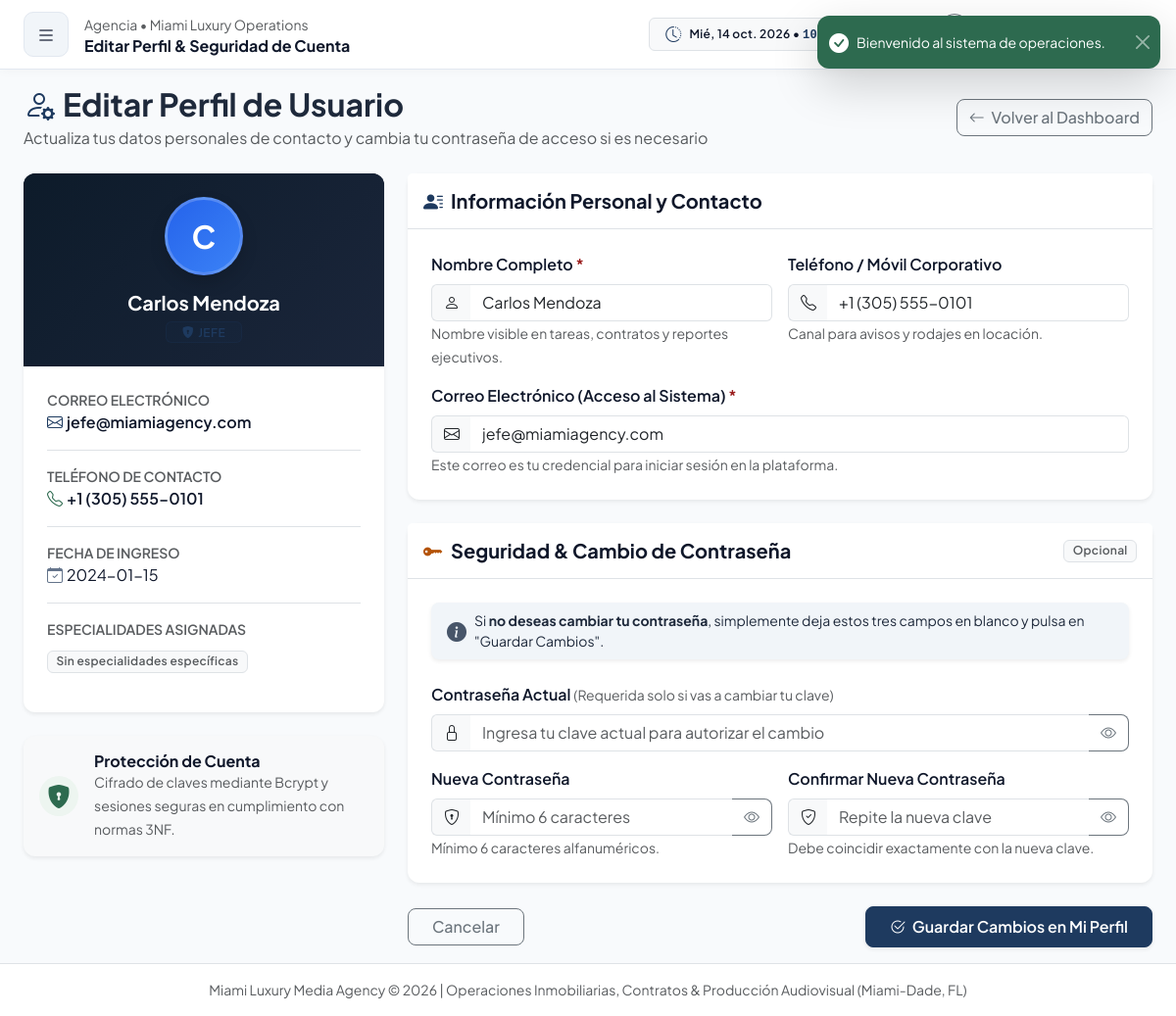
/public/profile (signed in), run on the app's committed database.
### tables this page shows
CREATE TABLE IF NOT EXISTS users (
    id INT AUTO_INCREMENT PRIMARY KEY,
    email VARCHAR(191) NOT NULL UNIQUE,
    password_hash VARCHAR(255) NOT NULL,
    role_id INT NOT NULL,
    status VARCHAR(20) DEFAULT 'ACTIVO',
    created_at TIMESTAMP DEFAULT CURRENT_TIMESTAMP,
    updated_at TIMESTAMP DEFAULT CURRENT_TIMESTAMP ON UPDATE CURRENT_TIMESTAMP,
    INDEX idx_users_role (role_id),
    INDEX idx_users_status (status),
    CONSTRAINT fk_users_role FOREIGN KEY (role_id) REFERENCES roles(id) ON DELETE RESTRICT
);

CREATE TABLE IF NOT EXISTS employees (
    id INT AUTO_INCREMENT PRIMARY KEY,
    user_id INT NOT NULL UNIQUE,
    full_name VARCHAR(150) NOT NULL,
    phone VARCHAR(30) NULL,
    hire_date DATE NULL,
    created_at TIMESTAMP DEFAULT CURRENT_TIMESTAMP,
    updated_at TIMESTAMP DEFAULT CURRENT_TIMESTAMP ON UPDATE CURRENT_TIMESTAMP,
    INDEX idx_employees_user (user_id),
    CONSTRAINT fk_employees_user FOREIGN KEY (user_id) REFERENCES users(id) ON DELETE CASCADE
);

CREATE TABLE IF NOT EXISTS roles (
    id INT AUTO_INCREMENT PRIMARY KEY,
    name VARCHAR(50) NOT NULL UNIQUE,
    description VARCHAR(255) NULL,
    status VARCHAR(20) DEFAULT 'ACTIVO',
    created_at TIMESTAMP DEFAULT CURRENT_TIMESTAMP
);

### app/Views/profile/edit.php (the view, shortened to what the rows shown need)
<div class="mb-4">
    <div class="d-flex justify-content-between align-items-center flex-wrap gap-2">
        <div>
            <h2 class="fw-bold mb-1"><i class="bi bi-person-gear text-primary me-2"></i>Editar Perfil de Usuario</h2>
        </div>
    </div>
</div>
<div class="row g-4">
    <div class="col-12 col-lg-4">
        <div class="card border-0 shadow-sm mb-4 text-center overflow-hidden">
            <div class="bg-dark py-4 text-white position-relative" style="background: linear-gradient(135deg, #0d1b2a 0%, #1b263b 100%);">
                <div class="avatar-circle mx-auto mb-3 shadow" style="width: 80px; height: 80px; background: linear-gradient(135deg, #2563eb, #3b82f6); border-radius: 50%; display: flex; align-items: center; justify-content: center; font-size: 2rem; color: #fff; font-weight: 700; border: 3px solid rgba(255,255,255,0.2);">
                    <?= strtoupper(mb_substr($profile['full_name'] ?? 'U', 0, 1)) ?>
                </div>
                <h5 class="fw-bold mb-1"><?= htmlspecialchars($profile['full_name'] ?? 'Usuario') ?></h5>
                <span class="badge <?= ($profile['role_name'] === 'JEFE_ADMIN') ? 'bg-warning text-dark' : 'bg-primary' ?> px-3 py-1 text-uppercase fw-semibold" style="letter-spacing: 0.5px;">
                    <i class="bi bi-shield-lock-fill me-1"></i><?= htmlspecialchars($profile['role_name'] ?? 'EMPLEADO') ?>
                </span>
            </div>
            <div class="card-body p-4 text-start">
                <div class="mb-3 pb-3 border-bottom">
                    <span class="text-muted small text-uppercase fw-semibold d-block">Correo Electrónico</span>
                    <span class="fw-semibold text-dark"><i class="bi bi-envelope me-1 text-primary"></i><?= htmlspecialchars($profile['email']) ?></span>
                </div>
                <div class="mb-3 pb-3 border-bottom">
                    <span class="text-muted small text-uppercase fw-semibold d-block">Teléfono de Contacto</span>
                    <span class="fw-semibold text-dark"><i class="bi bi-telephone me-1 text-success"></i><?= htmlspecialchars($profile['phone'] ?: 'No registrado') ?></span>
                </div>
                <?php if (!empty($profile['hire_date'])): ?>
                    <div class="mb-3 pb-3 border-bottom">
                        <span class="text-muted small text-uppercase fw-semibold d-block">Fecha de Ingreso</span>
                        <span class="text-dark"><i class="bi bi-calendar-check me-1 text-secondary"></i><?= htmlspecialchars($profile['hire_date']) ?></span>
                    </div>
                <?php endif; ?>
            </div>
        </div>
    </div>
    <div class="col-12 col-lg-8">
        <form action="<?= url('/profile') ?>" method="POST" id="editProfileForm">
            <div class="card border-0 shadow-sm mb-4">
                <div class="card-body p-4">
                    <div class="row g-3">
                        <div class="col-12 col-md-6">
                            <div class="input-group">
                                <span class="input-group-text bg-light border-end-0"><i class="bi bi-person"></i></span>
                                <input type="text" class="form-control border-start-0" id="full_name" name="full_name"
                                       value="<?= htmlspecialchars($profile['full_name'] ?? '') ?>" required placeholder="Ej: Carlos Mendoza">
                            </div>
                        </div>
                        <div class="col-12 col-md-6">
                            <div class="input-group">
                                <span class="input-group-text bg-light border-end-0"><i class="bi bi-telephone"></i></span>
                                <input type="text" class="form-control border-start-0" id="phone" name="phone"
                                       value="<?= htmlspecialchars($profile['phone'] ?? '') ?>" placeholder="Ej: +1 (305) 555-0199">
                            </div>
                        </div>
                        <div class="col-12">
                            <div class="input-group">
                                <span class="input-group-text bg-light border-end-0"><i class="bi bi-envelope"></i></span>
                                <input type="email" class="form-control border-start-0" id="email" name="email"
                                       value="<?= htmlspecialchars($profile['email'] ?? '') ?>" required placeholder="nombre@miamiagency.com">
                            </div>
                        </div>
                    </div>
                </div>
            </div>
        </form>
    </div>
</div>

### data on the page
users: employees.full_name "C", employees.full_name "Carlos Mendoza", role.name "JEFE", email "jefe@miamiagency.com", employees.phone "+1 (305) 555-0101", employees.hire_date "2024-01-15", full_name "Carlos Mendoza", phone "+1 (305) 555-0101"

### other printed values
$pageTitle "Editar Perfil & Seguridad de Cuenta"
$_SESSION['flash_success'] "Bienvenido al sistema de operaciones."
